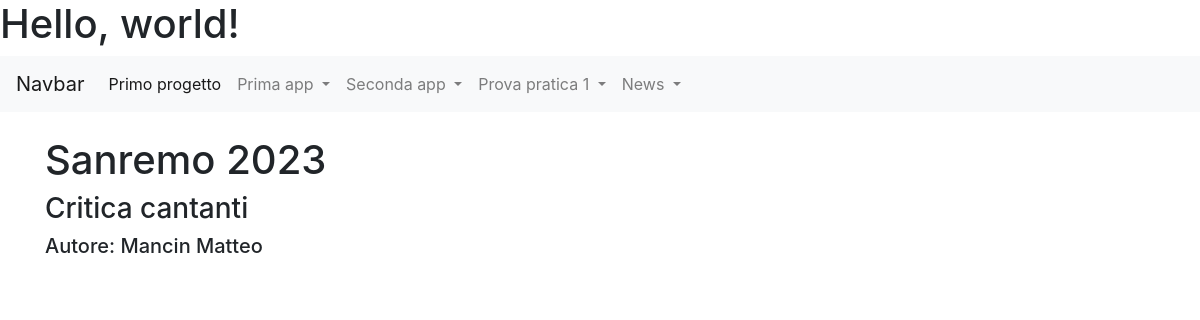
/news/articoli/1, run on the app's committed database.
### news/models.py (models this page shows, shortened)
class Articolo(models.Model):
  titolo=models.CharField(max_length=100)
  contenuto=models.TextField()
  giornalista=models.ForeignKey(Giornalista, on_delete=models.CASCADE, related_name="articoli")
  class Meta:
    verbose_name="Articolo"
    verbose_name_plural="Articoli"

class Giornalista(models.Model):
  nome=models.CharField(max_length=20)
  cognome=models.CharField(max_length=20)
  def __str__(self):
    return self.nome+" "+self.cognome
  class Meta:
    verbose_name="Giornalista"
    verbose_name_plural="Giornalisti"

### news/views.py (the view)
# urls.py: path('articoli/<int:pk>',ArticoloDetailViewCB.as_view(),name="articolo_detail"),
class ArticoloDetailViewCB(DetailView):
    model=Articolo
    template_name="articolo_detail.html"

### news/templates/articolo_detail.html (shortened to what this page needs)
{% extends 'base.html' %}
{% block content %}
<h1>{{articolo.titolo}}</h1>
<h3>{{articolo.contenuto}}</h3>
<h5>Autore: {{articolo.giornalista}}</h5>
{% endblock content %}

### data on the page
Articolo: titolo "Sanremo 2023", contenuto "Critica cantanti", giornalista "Mancin Matteo"
